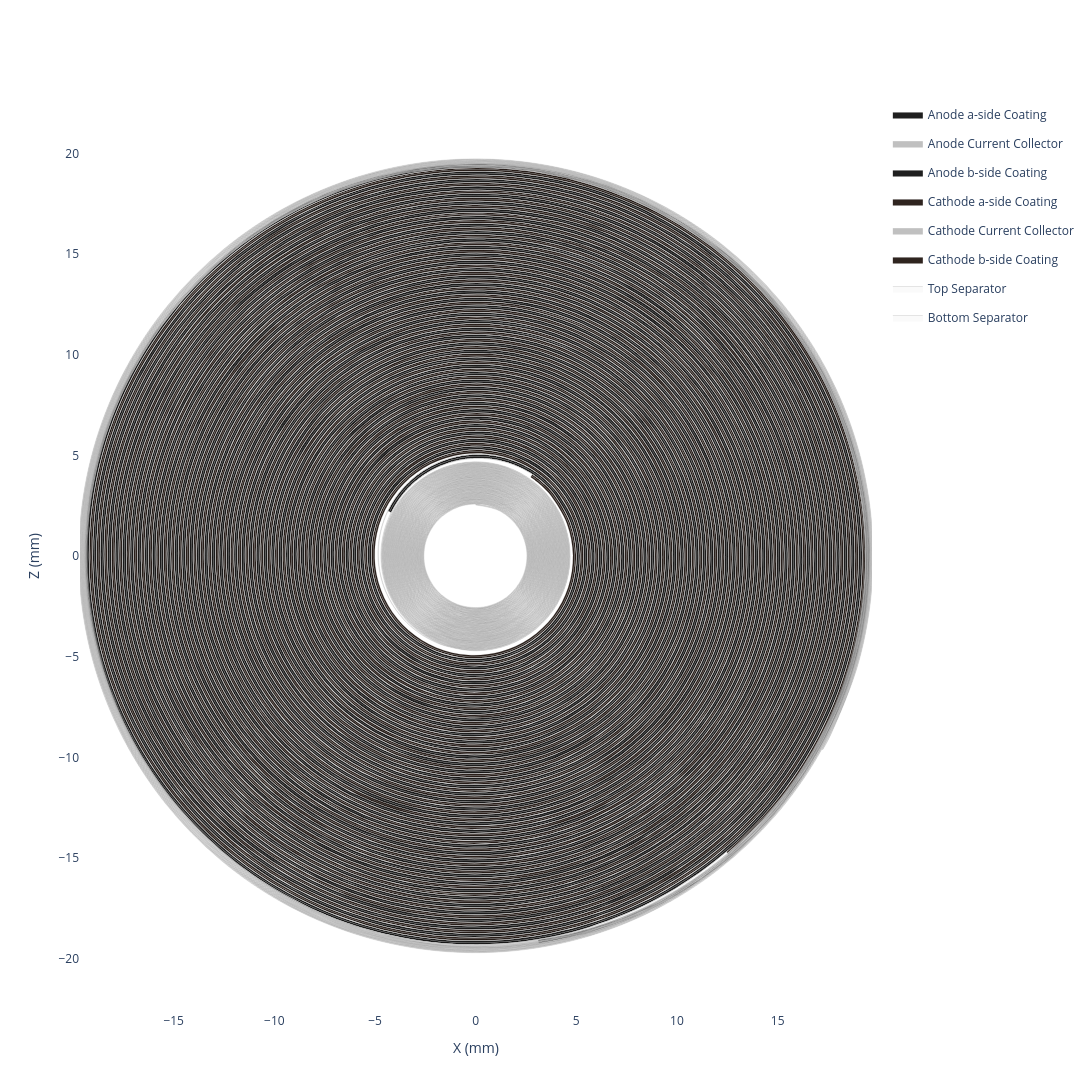

The notebook cell this image was saved under:
### Code cell
my_jellyroll.get_spiral_plot(height=1300, width=1300).show()

### Figure 1 — Plotly figure (JSON) as saved in the notebook; plotly's stock layout.template omitted (floating-point values rounded to 4 significant figures; data arrays with more than 128 entries replaced by an {"elided": "..."} marker saying what was removed)
{"data": [{"customdata": {"elided": "2666x6 float values"}, "fill": "toself", "fillcolor": "#1f1f1f", "hovertemplate": "<b>Anode a-side Coating (Extruded)</b><br>Theta: %{customdata[0]:.2f}°<br>Unwrapped Length: %{customdata[1]:.2f} mm<br>Radius: %{customdata[2]:.2f} mm<br>X: %{customdata[3]:.2f} mm<br>Z: %{customdata[4]:.2f} mm<br>Turns: %{customdata[5]:.2f}<extra></extra>", "legendgroup": "Anode a-side Coating", "line": {"color": "black", "shape": "spline", "width": 0.1}, "mode": "lines", "name": "Anode a-side Coating", "type": "scatter", "x": {"elided": "2666 float values"}, "y": {"elided": "2666 float values"}}, {"customdata": {"elided": "2666x6 float values"}, "fill": "toself", "fillcolor": "#C0C0C0", "hovertemplate": "<b>Anode Current Collector (Extruded)</b><br>Theta: %{customdata[0]:.2f}°<br>Unwrapped Length: %{customdata[1]:.2f} mm<br>Radius: %{customdata[2]:.2f} mm<br>X: %{customdata[3]:.2f} mm<br>Z: %{customdata[4]:.2f} mm<br>Turns: %{customdata[5]:.2f}<extra></extra>", "legendgroup": "Anode Current Collector", "line": {"color": "black", "shape": "spline", "width": 0.1}, "mode": "lines", "name": "Anode Current Collector", "type": "scatter", "x": {"elided": "2666 float values"}, "y": {"elided": "2666 float values"}}, {"customdata": {"elided": "2666x6 float values"}, "fill": "toself", "fillcolor": "#1f1f1f", "hovertemplate": "<b>Anode b-side Coating (Extruded)</b><br>Theta: %{customdata[0]:.2f}°<br>Unwrapped Length: %{customdata[1]:.2f} mm<br>Radius: %{customdata[2]:.2f} mm<br>X: %{customdata[3]:.2f} mm<br>Z: %{customdata[4]:.2f} mm<br>Turns: %{customdata[5]:.2f}<extra></extra>", "legendgroup": "Anode b-side Coating", "line": {"color": "black", "shape": "spline", "width": 0.1}, "mode": "lines", "name": "Anode b-side Coating", "type": "scatter", "x": {"elided": "2666 float values"}, "y": {"elided": "2666 float values"}}, {"customdata": {"elided": "2176x6 float values"}, "fill": "toself", "fillcolor": "#2f241f", "hovertemplate": "<b>Cathode a-side Coating (Extruded)</b><br>Theta: %{customdata[0]:.2f}°<br>Unwrapped Length: %{customdata[1]:.2f} mm<br>Radius: %{customdata[2]:.2f} mm<br>X: %{customdata[3]:.2f} mm<br>Z: %{customdata[4]:.2f} mm<br>Turns: %{customdata[5]:.2f}<extra></extra>", "legendgroup": "Cathode a-side Coating", "line": {"color": "black", "shape": "spline", "width": 0.1}, "mode": "lines", "name": "Cathode a-side Coating", "type": "scatter", "x": {"elided": "2176 float values"}, "y": {"elided": "2176 float values"}}, {"customdata": {"elided": "2176x6 float values"}, "fill": "toself", "fillcolor": "#C0C0C0", "hovertemplate": "<b>Cathode Current Collector (Extruded)</b><br>Theta: %{customdata[0]:.2f}°<br>Unwrapped Length: %{customdata[1]:.2f} mm<br>Radius: %{customdata[2]:.2f} mm<br>X: %{customdata[3]:.2f} mm<br>Z: %{customdata[4]:.2f} mm<br>Turns: %{customdata[5]:.2f}<extra></extra>", "legendgroup": "Cathode Current Collector", "line": {"color": "black", "shape": "spline", "width": 0.1}, "mode": "lines", "name": "Cathode Current Collector", "type": "scatter", "x": {"elided": "2176 float values"}, "y": {"elided": "2176 float values"}}, {"customdata": {"elided": "2176x6 float values"}, "fill": "toself", "fillcolor": "#2f241f", "hovertemplate": "<b>Cathode b-side Coating (Extruded)</b><br>Theta: %{customdata[0]:.2f}°<br>Unwrapped Length: %{customdata[1]:.2f} mm<br>Radius: %{customdata[2]:.2f} mm<br>X: %{customdata[3]:.2f} mm<br>Z: %{customdata[4]:.2f} mm<br>Turns: %{customdata[5]:.2f}<extra></extra>", "legendgroup": "Cathode b-side Coating", "line": {"color": "black", "shape": "spline", "width": 0.1}, "mode": "lines", "name": "Cathode b-side Coating", "type": "scatter", "x": {"elided": "2176 float values"}, "y": {"elided": "2176 float values"}}, {"customdata": {"elided": "5006x6 float values"}, "fill": "toself", "fillcolor": "#fafafa", "hovertemplate": "<b>Top Separator (Extruded)</b><br>Theta: %{customdata[0]:.2f}°<br>Unwrapped Length: %{customdata[1]:.2f} mm<br>Radius: %{customdata[2]:.2f} mm<br>X: %{customdata[3]:.2f} mm<br>Z: %{customdata[4]:.2f} mm<br>Turns: %{customdata[5]:.2f}<extra></extra>", "legendgroup": "Top Separator", "line": {"color": "black", "shape": "spline", "width": 0.1}, "mode": "lines", "name": "Top Separator", "type": "scatter", "x": {"elided": "5006 float values"}, "y": {"elided": "5006 float values"}}, {"customdata": {"elided": "5006x6 float values"}, "fill": "toself", "fillcolor": "#fafafa", "hovertemplate": "<b>Bottom Separator (Extruded)</b><br>Theta: %{customdata[0]:.2f}°<br>Unwrapped Length: %{customdata[1]:.2f} mm<br>Radius: %{customdata[2]:.2f} mm<br>X: %{customdata[3]:.2f} mm<br>Z: %{customdata[4]:.2f} mm<br>Turns: %{customdata[5]:.2f}<extra></extra>", "legendgroup": "Bottom Separator", "line": {"color": "black", "shape": "spline", "width": 0.1}, "mode": "lines", "name": "Bottom Separator", "type": "scatter", "x": {"elided": "5006 float values"}, "y": {"elided": "5006 float values"}}, {"customdata": {"elided": "2501x6 float values"}, "hovertemplate": "<b>Top Separator</b><br>Theta: %{customdata[0]:.2f}°<br>Unwrapped Length: %{customdata[1]:.2f} mm<br>Radius: %{customdata[2]:.2f} mm<br>X: %{customdata[3]:.2f} mm<br>Z: %{customdata[4]:.2f} mm<br>Turns: %{customdata[5]:.2f}<extra></extra>", "legendgroup": "Top Separator", "line": {"color": "#fafafa", "shape": "spline", "width": 0}, "mode": "lines", "name": "Top Separator", "showlegend": false, "type": "scatter", "x": {"elided": "2501 float values"}, "y": {"elided": "2501 float values"}}, {"customdata": {"elided": "1331x6 float values"}, "hovertemplate": "<b>Anode a-side Coating</b><br>Theta: %{customdata[0]:.2f}°<br>Unwrapped Length: %{customdata[1]:.2f} mm<br>Radius: %{customdata[2]:.2f} mm<br>X: %{customdata[3]:.2f} mm<br>Z: %{customdata[4]:.2f} mm<br>Turns: %{customdata[5]:.2f}<extra></extra>", "legendgroup": "Anode a-side Coating", "line": {"color": "#1f1f1f", "shape": "spline", "width": 0}, "mode": "lines", "name": "Anode a-side Coating", "showlegend": false, "type": "scatter", "x": {"elided": "1331 float values"}, "y": {"elided": "1331 float values"}}, {"customdata": {"elided": "1331x6 float values"}, "hovertemplate": "<b>Anode Current Collector</b><br>Theta: %{customdata[0]:.2f}°<br>Unwrapped Length: %{customdata[1]:.2f} mm<br>Radius: %{customdata[2]:.2f} mm<br>X: %{customdata[3]:.2f} mm<br>Z: %{customdata[4]:.2f} mm<br>Turns: %{customdata[5]:.2f}<extra></extra>", "legendgroup": "Anode Current Collector", "line": {"color": "#C0C0C0", "shape": "spline", "width": 0}, "mode": "lines", "name": "Anode Current Collector", "showlegend": false, "type": "scatter", "x": {"elided": "1331 float values"}, "y": {"elided": "1331 float values"}}, {"customdata": {"elided": "1331x6 float values"}, "hovertemplate": "<b>Anode b-side Coating</b><br>Theta: %{customdata[0]:.2f}°<br>Unwrapped Length: %{customdata[1]:.2f} mm<br>Radius: %{customdata[2]:.2f} mm<br>X: %{customdata[3]:.2f} mm<br>Z: %{customdata[4]:.2f} mm<br>Turns: %{customdata[5]:.2f}<extra></extra>", "legendgroup": "Anode b-side Coating", "line": {"color": "#1f1f1f", "shape": "spline", "width": 0}, "mode": "lines", "name": "Anode b-side Coating", "showlegend": false, "type": "scatter", "x": {"elided": "1331 float values"}, "y": {"elided": "1331 float values"}}, {"customdata": {"elided": "2501x6 float values"}, "hovertemplate": "<b>Bottom Separator</b><br>Theta: %{customdata[0]:.2f}°<br>Unwrapped Length: %{customdata[1]:.2f} mm<br>Radius: %{customdata[2]:.2f} mm<br>X: %{customdata[3]:.2f} mm<br>Z: %{customdata[4]:.2f} mm<br>Turns: %{customdata[5]:.2f}<extra></extra>", "legendgroup": "Bottom Separator", "line": {"color": "#fafafa", "shape": "spline", "width": 0}, "mode": "lines", "name": "Bottom Separator", "showlegend": false, "type": "scatter", "x": {"elided": "2501 float values"}, "y": {"elided": "2501 float values"}}, {"customdata": {"elided": "1086x6 float values"}, "hovertemplate": "<b>Cathode a-side Coating</b><br>Theta: %{customdata[0]:.2f}°<br>Unwrapped Length: %{customdata[1]:.2f} mm<br>Radius: %{customdata[2]:.2f} mm<br>X: %{customdata[3]:.2f} mm<br>Z: %{customdata[4]:.2f} mm<br>Turns: %{customdata[5]:.2f}<extra></extra>", "legendgroup": "Cathode a-side Coating", "line": {"color": "#2f241f", "shape": "spline", "width": 0}, "mode": "lines", "name": "Cathode a-side Coating", "showlegend": false, "type": "scatter", "x": {"elided": "1086 float values"}, "y": {"elided": "1086 float values"}}, {"customdata": {"elided": "1086x6 float values"}, "hovertemplate": "<b>Cathode Current Collector</b><br>Theta: %{customdata[0]:.2f}°<br>Unwrapped Length: %{customdata[1]:.2f} mm<br>Radius: %{customdata[2]:.2f} mm<br>X: %{customdata[3]:.2f} mm<br>Z: %{customdata[4]:.2f} mm<br>Turns: %{customdata[5]:.2f}<extra></extra>", "legendgroup": "Cathode Current Collector", "line": {"color": "#C0C0C0", "shape": "spline", "width": 0}, "mode": "lines", "name": "Cathode Current Collector", "showlegend": false, "type": "scatter", "x": {"elided": "1086 float values"}, "y": {"elided": "1086 float values"}}, {"customdata": {"elided": "1086x6 float values"}, "hovertemplate": "<b>Cathode b-side Coating</b><br>Theta: %{customdata[0]:.2f}°<br>Unwrapped Length: %{customdata[1]:.2f} mm<br>Radius: %{customdata[2]:.2f} mm<br>X: %{customdata[3]:.2f} mm<br>Z: %{customdata[4]:.2f} mm<br>Turns: %{customdata[5]:.2f}<extra></extra>", "legendgroup": "Cathode b-side Coating", "line": {"color": "#2f241f", "shape": "spline", "width": 0}, "mode": "lines", "name": "Cathode b-side Coating", "showlegend": false, "type": "scatter", "x": {"elided": "1086 float values"}, "y": {"elided": "1086 float values"}}], "layout": {"height": 1300, "hovermode": "closest", "paper_bgcolor": "white", "plot_bgcolor": "white", "width": 1300, "xaxis": {"scaleanchor": "y", "title": {"text": "X (mm)"}, "zeroline": false}, "yaxis": {"title": {"text": "Z (mm)"}, "zeroline": false}}}
